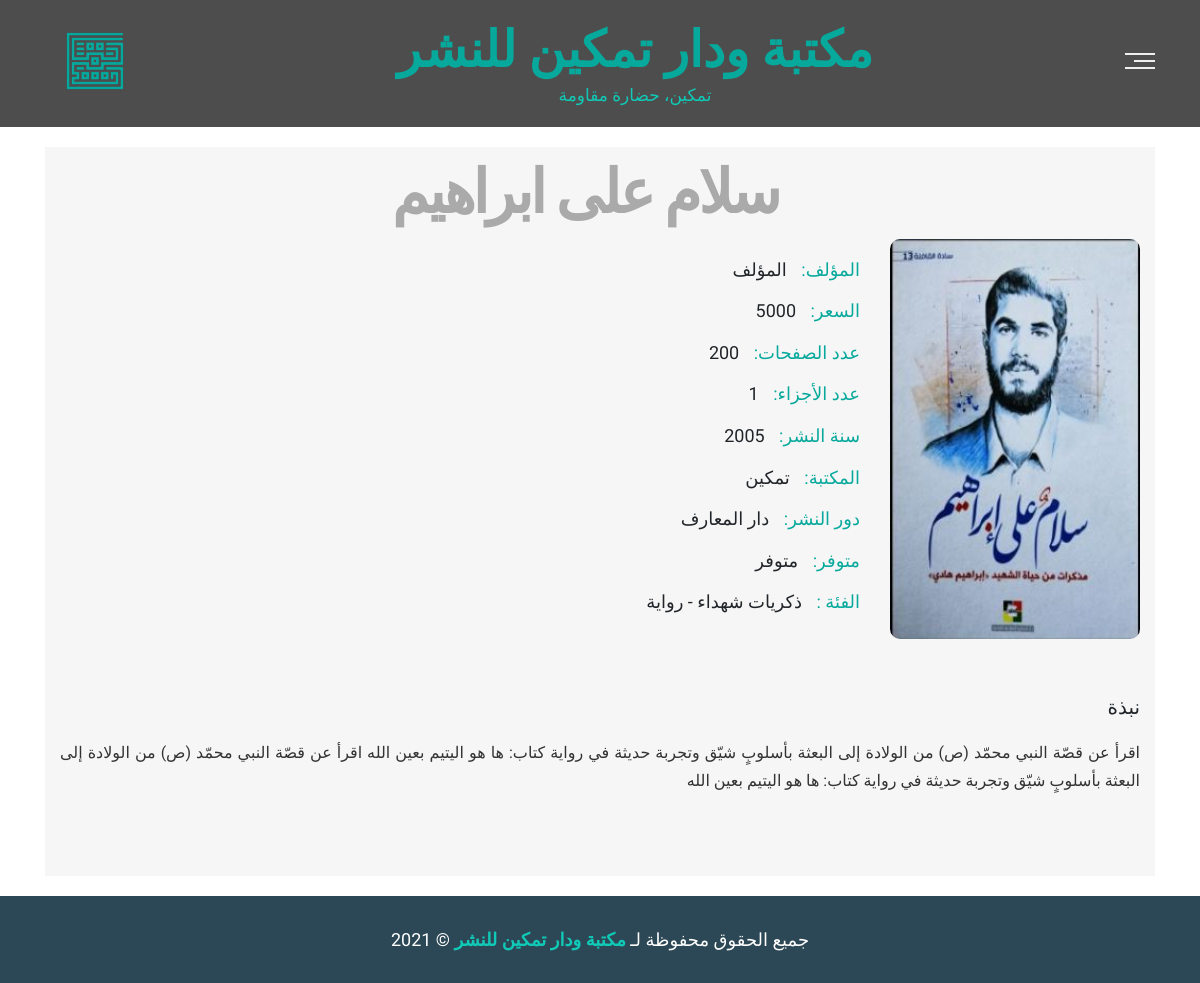
Before: /books/detail/2 with the older database file.
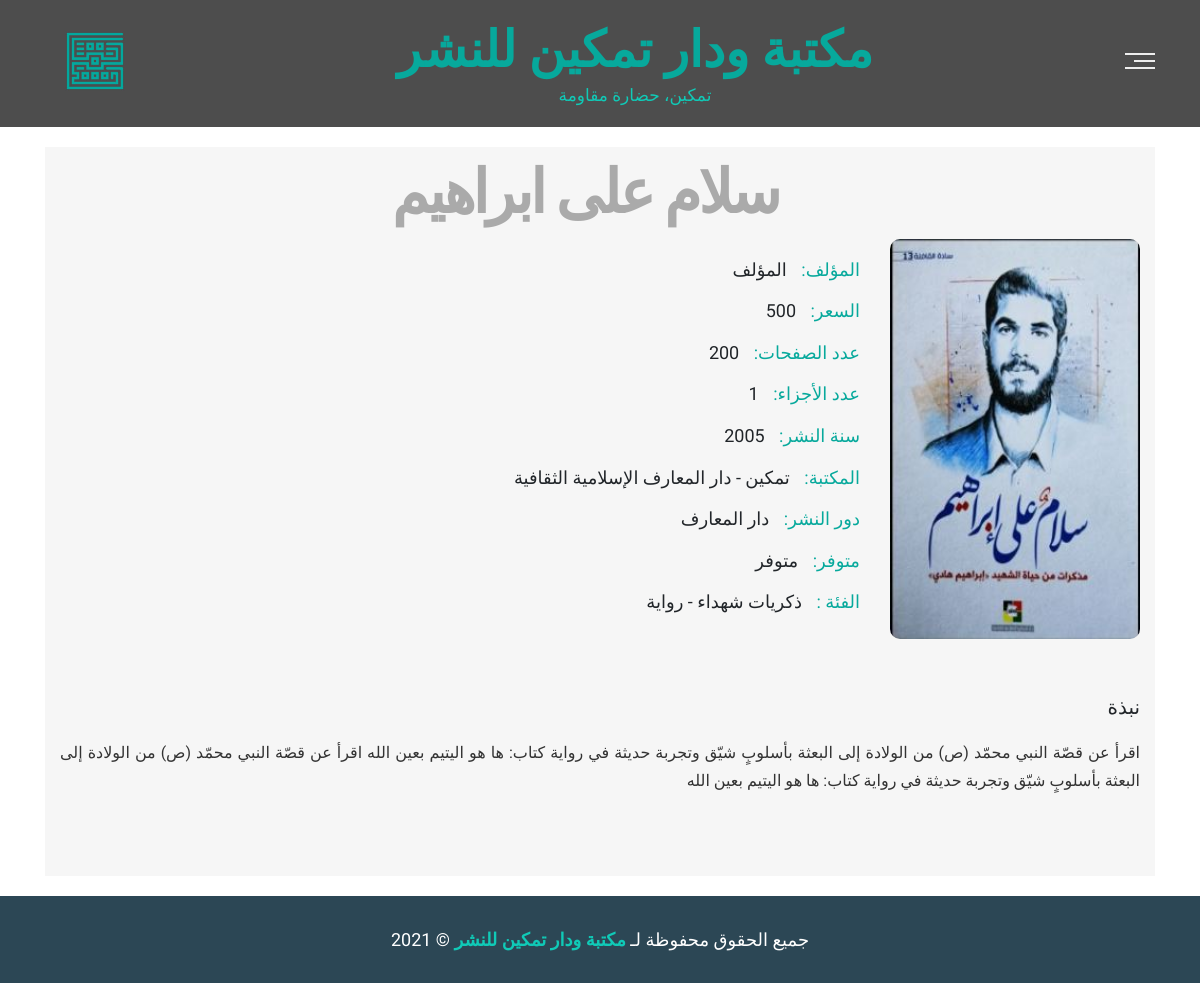
After: the same page with the newer database file.
### books/models.py (models this page shows, shortened)
class Book(models.Model):
    title_book = models.CharField(("اسم الكتاب"), max_length=200)
    cover_book = models.ImageField(
        ("صورة "), upload_to="books/covers/", blank=True, null=True)
    auther = models.ManyToManyField(Authors, verbose_name=("المؤلف"))
    price = models.DecimalField(
        max_digits=7, decimal_places=0, verbose_name="السعر", blank=True, null=True)
    pages = models.PositiveIntegerField(("عدد الصفحات"), blank=True, null=True)
    values = models.PositiveIntegerField(
        ("عدد الاجزاء"), blank=True, null=True, default=1)
    Categories = models.ManyToManyField(Categories, verbose_name=("الفئة"))
    stores = models.ManyToManyField(Stores, verbose_name=("المتجر"), related_name="store_book",)
    Publishers = models.ManyToManyField(Publishers, verbose_name=("الناشر"))
    year_publish = models.DateField(
        ("سنة النشر"), auto_now_add=False, blank=True, null=True)
    description_book = models.TextField( ("مختصر عن الكتاب"), blank=True, null=True)
    available = models.BooleanField(("متوفر"), default=True)
    publish = models.BooleanField(("يتم نشره"), default=False)
    showinSlideShow = models.BooleanField(("يظهر في السلايد"), default=False)
    created = models.DateField(
        ("تاريخ الإضافة"),  auto_now_add=True, null=True)
    def y_publish(self):
        return self.year_publish.year
    def get_Categories(self):
        return " - ".join([b.name_category for b in self.Categories.all()])
    def get_Authors(self):
        return " - ".join([b.name_author for b in self.auther.all()])
    def get_Publishers(self):
        return " - ".join([b.name_publisher for b in self.Publishers.all()])
    def get_Stores(self):
        return " - ".join([b.name_store for b in self.stores.all()])
    class Meta:
        verbose_name = "كتاب"
        verbose_name_plural = "كتب"

class Authors(models.Model):
    name_author = models.CharField(("اسم المؤلف"), max_length=50)
    brief_about_author = models.CharField(
        ("نبذه عن المؤلف"), max_length=255, blank=True, null=True)
    photo_author = models.ImageField(
        ("صورة"), upload_to="authors/photo/",  blank=True, null=True)
    publish = models.BooleanField(("يتم نشره"), default=False)
    created = models.DateField(
        ("تاريخ الإضافة"),  auto_now_add=True, null=True)
    class Meta:
        verbose_name = "مؤلف"
        verbose_name_plural = "مؤلفين"

class Stores(models.Model):
    name_store = models.CharField(max_length=255, verbose_name="اسم المتجر")
    address_store = models.CharField(
        max_length=50, blank=True, null=True, verbose_name="عنوان المتجر")
    phone_store = models.PositiveIntegerField(
        blank=True, null=True, verbose_name="الهاتف")
    site_store = models.URLField(
        max_length=255, verbose_name="موقع المتجر", blank=True, null=True)
    logo_store = models.ImageField(
        upload_to='stores/logos/', verbose_name="الشعار", blank=True, null=True)
    description_store = models.CharField(
        max_length=255, verbose_name="نبذة عن المتجر", blank=True, null=True)
    dirctors_store = models.ManyToManyField(User, verbose_name="المدراء", blank=True)
    publish = models.BooleanField(("يتم نشره"), default=False)
    created = models.DateField( ("تاريخ الإضافة"),  auto_now_add=True, null=True)
    class Meta:
        verbose_name_plural = "المتاجر"
        verbose_name = "متجر"

class Publishers(models.Model):
    name_publisher = models.CharField(("اسم دار النشر"), max_length=50)
    address_publisher = models.CharField(
        ("العنوان"), max_length=255, blank=True, null=True)
    phone_publisher = models.PositiveIntegerField(
        blank=True, null=True, verbose_name="الهاتف")
    site_publisher = models.URLField(
        ("الموقع"), max_length=200, blank=True, null=True)
    logo_publisher = models.ImageField(
        ("الشعار"), upload_to="publishers/logos/",  blank=True, null=True)
    publish = models.BooleanField(("يتم نشره"), default=False)
    created = models.DateField(
        ("تاريخ الإضافة"),  auto_now_add=True, null=True)
    class Meta:
        verbose_name = "دار النشر"
        verbose_name_plural = "دور النشر"

class Categories(models.Model):
    name_category = models.CharField(("اسم الفئة"), max_length=50)
    brief_about_category = models.CharField(
        ("نبذه عن الفئة"), max_length=255, blank=True, null=True)
    photo_category = models.ImageField(
        ("صورة"), upload_to="categories/photo/",  blank=True, null=True)
    publish = models.BooleanField(("يتم نشره"), default=False)
    created = models.DateField(
        ("تاريخ الإضافة"),  auto_now_add=True, null=True)
    class Meta:
        verbose_name = "فئة"
        verbose_name_plural = "الفئات"

### books/views.py (the view)
# urls.py: path('detail/<int:pk>', views.Detail, name="Detail"),
def Detail(request,pk):
    context ={
        "book": get_object_or_404(Book,pk=pk)
    }
    return render(request, 'books/detail.html', context)

### books/TEMPLATES/books/detail.html (shortened to what this page needs)
{% extends 'base.html' %}
{% load static %}
{% block content %}
<div class="datail" id="datail">
    <div class="container" >
        <h2 class="special-heading">{{ book.title_book }}</h2>
        <div class="datail-content">
            <div class="col">
                <div class="image image-column">
                    <img src='{{ book.cover_book.url }}' class="img-fluid  mx-auto d-block" alt="Responsive image">
                </div>
            </div>
            <div class="col">
                <div class="det">
                    <div class="text"><h3><span>المؤلف: </span>{{ book.get_Authors }}</h3></div>
                    <div class="text"><h3><span>السعر: </span>{{ book.price }}</h3></div>
                    <div class="text"><h3><span>عدد الصفحات: </span>{{ book.pages }}</h3></div>
                    <div class="text"><h3><span>عدد الأجزاء: </span>{{ book.values }}</h3></div>
                    <div class="text"><h3><span>سنة النشر: </span>{{ book.y_publish }}</h3></div>
                    <div class="text"><h3><span> المكتبة: </span>{{ book.get_Stores }}</h3></div>
                    <div class="text"><h3><span>دور النشر: </span> {{ book.get_Publishers }}</h3></div>
                    <div class="text"><h3><span> متوفر: </span>{% if book.available %}متوفر
                    {% else %}
                    <text class="btn-danger">غير متوفر
                    {% endif %}
                    </h3></div>
                    <div class="text"><h3><span>الفئة : </span>{{ book.get_Categories }}</h3></div>
                    <div class="text"><h3><span> </h3></div>
                </div>
            </div>
        </div>
        <div class=" description">
            <div class="col " >
                    <div class="det">
                        <div class="text">
                            <h3>نبذة</h3>
                            <p>{{ book.description_book }}</p>
                        </div>
                    </div>
            </div>
        </div>
    </div>
</div>
<div class="date-content">
</div>
{% endblock content %}

### books/TEMPLATES/base.html (shortened to what this page needs)
{% load static %}
<!DOCTYPE html>
<html lang="en" dir="rtl">
  <head>
    <link rel="stylesheet" href="{% static 'books/css/normalize.css' %} " />
    <link rel="stylesheet" href="{% static 'books/css/all.min.css' %}" />
    <link
      href="https://cdn.jsdelivr.net/npm/bootstrap@5.0.1/dist/css/bootstrap.min.css"
      rel="stylesheet"
    />
    <link rel="stylesheet" href="{% static 'books/slide/css/style.css' %}" />
    <link rel="stylesheet" href="{% static 'books/css/leon.css' %}" />
  </head>
  <body>
    <div class="header" dir="ltr">
      <div class="container" id="uphome">
        <img
          src="{% static 'books/images/tamkeen-logo.jpg' %}"
          class="logo"
          alt=""
        />
        <div class="intro-text">
          <h1>مكتبة ودار تمكين للنشر</h1>
          <p>تمكين، حضارة مقاومة</p>
        </div>
        <div class="links">
          <span class="icon">
            <span></span>
            <span></span>
            <span></span>
          </span>
        </div>
      </div>
    </div>
    <div class="container">{% block content %} {% endblock content %}</div>
    <div class="footer">
      جميع الحقوق محفوظة لـ
      <span>مكتبة ودار تمكين للنشر</span>
      &copy; 2021
    </div>
  </body>
</html>

### books/static/books/css/leon.css (style rules this page uses)
:root { --main-color: #10cab7; --secondary-color: #2c4755; --section-padding: 10px; --section-background: #f6f6f6; --tamkeen-color: #07a99c; --tamkeen-bg: #4d4d4d; }
* { -webkit-box-sizing: border-box; -moz-box-sizing: border-box; box-sizing: border-box; }
html { scroll-behavior: smooth !important; }
body { font-family: "Work Sans", sans-serif; font-family: "Almarai", sans-serif; }
.container { padding-left: 15px; padding-right: 15px; margin-left: auto; margin-right: auto; margin-bottom: 20px; }
@media (min-width: 768px) { .container { width: 750px; } }
@media (min-width: 992px) { .container { width: 970px; } }
@media (min-width: 1200px) { .container { width: 1170px; } }
.special-heading { color: #aaa; font-size: 60px; text-align: center !important; font-weight: 800; letter-spacing: -3px; margin: 0; }
.header { padding: 20px 0 0 0; background-color: var(--tamkeen-bg); }
.header .container { display: flex; justify-content: space-between; align-items: center; }
.header .logo { width: 100px; border-radius: 50%; margin-top: -25px; }
.header .links { position: relative; margin-top: -20px; }
.header .links .icon { width: 30px; display: flex; flex-wrap: wrap; justify-content: flex-end; }
.header .links .icon span { background-color: #eee; margin-bottom: 5px; height: 2px; width: 100%; }
.header .links .icon span:nth-child(2) { width: 70%; transition: 0.3s; }
.header .intro-text { left: 50%; top: 50%; text-align: center !important; }
.header .intro-text h1 { margin: 0; font-weight: bold; font-size: 50px; color: var(--tamkeen-color); }
.header .intro-text p { font-size: 17px; line-height: 1.8; color: var(--main-color); }
.d-block { height: 400px; border-radius: 10px; }
.footer { background-color: var(--secondary-color); color: white; padding: 30px 10px; text-align: center !important; font-size: 18px; direction: rtl; }
.footer span { color: var(--main-color); font-weight: bold; direction: rtl; }
.date-content { direction: rtl; background-color: var(--section-background); padding: 15px; }
.datail { padding-top: var(--section-padding); padding-bottom: var(--section-padding); background-color: var(--section-background); }
.datail .datail-content { display: grid; padding-left: 25px; grid-template-columns: 250px auto; grid-gap: 20px; margin-top: 30px; }
.datail .description { display: grid; grid-template-columns: repeat(auto-fill); padding-left: 30px !important; line-height: 2; }
.datail .description p { text-align: justify !important; }
.datail .datail-content .det, .datail .description .det { margin-bottom: 20px; margin-top: 20px; text-align: right !important; }
.datail .datail-content .det .text, .datail .description .det .text { flex: 1; }
.datail .datail-content .det .text span { color: var(--tamkeen-color); margin: auto 10px; }
.datail .datail-content .det .text h3, .news-pro .news-pro-content .card .info a, .datail .description .det .text h3, .news-pro .description .card .info a { font-size: 18px; margin: 0 0 20px; }
.datail .description .det .text h3 { font-size: 20px; }
.datail .datail-content .det .text p, .datail .description .det .text p { color: #333; font-weight: 300; line-height: 1.8; }
.datail .datail-content .col .image { text-align: center !important; position: relative; }
.datail .datail-content .col .image img { width: 100%; }

Changed rows visible on the page:
changed Book "سلام على ابراهيم": price "5000" → "500"; get_Stores "تمكين" → "تمكين - دار المعارف الإسلامية الثقافية"
